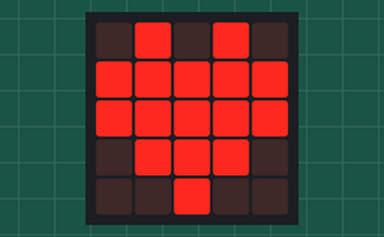
Bench run of a program on a simulated BBC micro:bit running MicroPython. Shown: the board's 5×5 LED display.

Above: at 0.1 s.
At 1.1 s:
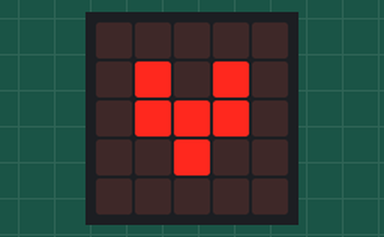
At 3.1 s:
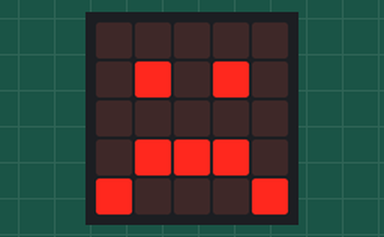
At 6.1 s:
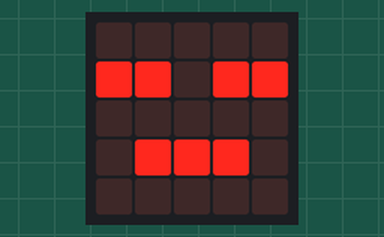
At 9.1 s:
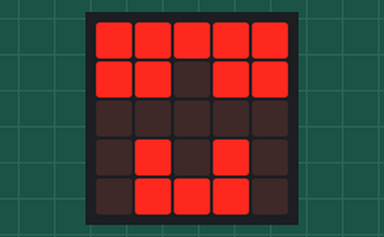
At 12.1 s:
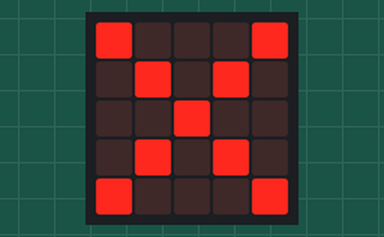

The program:

image_list_1.py
```python
from microbit import *

image_list = [
Image.HEART, Image.HEART_SMALL, Image.SMILE, Image.SAD, Image.CONFUSED,
Image.ANGRY, Image.ASLEEP, Image.SURPRISED, Image.SILLY, Image.FABULOUS,
Image.MEH, Image.YES, Image.NO
]

while True:
    for it in image_list:
        display.show(it)
        sleep(1000)
```

Measured:
- by itself, everything shown: repeats every 13.0 s, in 13 steps
- what the display in image 1 shows lasts 1.0 s, from 1.0 s to 2.0 s
